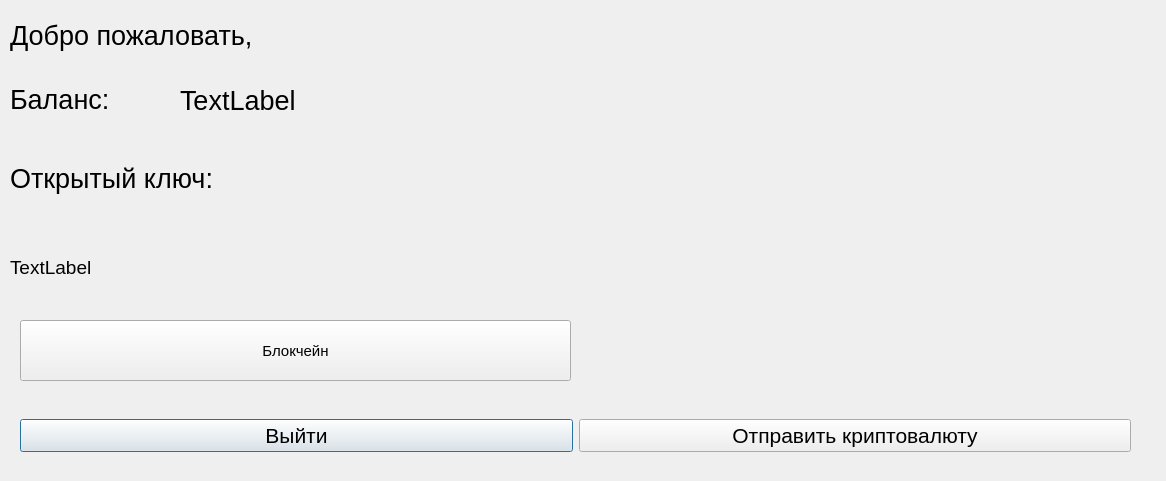
<?xml version="1.0" encoding="UTF-8"?>
<ui version="4.0">
 <class>functional</class>
 <widget class="QDialog" name="functional">
  <property name="geometry">
   <rect>
    <x>0</x>
    <y>0</y>
    <width>1166</width>
    <height>481</height>
   </rect>
  </property>
  <property name="windowTitle">
   <string>Dialog</string>
  </property>
  <widget class="QLabel" name="label">
   <property name="geometry">
    <rect>
     <x>10</x>
     <y>70</y>
     <width>143</width>
     <height>59</height>
    </rect>
   </property>
   <property name="font">
    <font>
     <pointsize>20</pointsize>
    </font>
   </property>
   <property name="text">
    <string>Баланс:</string>
   </property>
  </widget>
  <widget class="QLabel" name="label_3">
   <property name="geometry">
    <rect>
     <x>10</x>
     <y>10</y>
     <width>371</width>
     <height>51</height>
    </rect>
   </property>
   <property name="font">
    <font>
     <pointsize>20</pointsize>
    </font>
   </property>
   <property name="text">
    <string>Добро пожаловать, </string>
   </property>
  </widget>
  <widget class="QLabel" name="log">
   <property name="geometry">
    <rect>
     <x>380</x>
     <y>10</y>
     <width>271</width>
     <height>51</height>
    </rect>
   </property>
   <property name="font">
    <font>
     <pointsize>20</pointsize>
    </font>
   </property>
   <property name="text">
    <string/>
   </property>
  </widget>
  <widget class="QLabel" name="balance">
   <property name="geometry">
    <rect>
     <x>180</x>
     <y>80</y>
     <width>501</width>
     <height>41</height>
    </rect>
   </property>
   <property name="font">
    <font>
     <pointsize>20</pointsize>
    </font>
   </property>
   <property name="text">
    <string>TextLabel</string>
   </property>
  </widget>
  <widget class="QWidget" name="layoutWidget">
   <property name="geometry">
    <rect>
     <x>20</x>
     <y>400</y>
     <width>1111</width>
     <height>71</height>
    </rect>
   </property>
   <layout class="QHBoxLayout" name="horizontalLayout">
    <item>
     <widget class="QPushButton" name="pushButton_2">
      <property name="font">
       <font>
        <pointsize>16</pointsize>
       </font>
      </property>
      <property name="text">
       <string>Выйти</string>
      </property>
     </widget>
    </item>
    <item>
     <widget class="QPushButton" name="pushButton">
      <property name="font">
       <font>
        <pointsize>16</pointsize>
       </font>
      </property>
      <property name="text">
       <string>Отправить криптовалюту</string>
      </property>
     </widget>
    </item>
   </layout>
  </widget>
  <widget class="QPushButton" name="pushButton_3">
   <property name="geometry">
    <rect>
     <x>20</x>
     <y>320</y>
     <width>551</width>
     <height>61</height>
    </rect>
   </property>
   <property name="font">
    <font>
     <pointsize>11</pointsize>
    </font>
   </property>
   <property name="text">
    <string>Блокчейн</string>
   </property>
  </widget>
  <widget class="QWidget" name="">
   <property name="geometry">
    <rect>
     <x>10</x>
     <y>137</y>
     <width>1151</width>
     <height>171</height>
    </rect>
   </property>
   <layout class="QVBoxLayout" name="verticalLayout">
    <item>
     <widget class="QLabel" name="label_2">
      <property name="font">
       <font>
        <pointsize>20</pointsize>
       </font>
      </property>
      <property name="text">
       <string>Открытый ключ:</string>
      </property>
     </widget>
    </item>
    <item>
     <widget class="QLabel" name="pub_key">
      <property name="font">
       <font>
        <pointsize>14</pointsize>
       </font>
      </property>
      <property name="text">
       <string>TextLabel</string>
      </property>
     </widget>
    </item>
   </layout>
  </widget>
 </widget>
 <resources/>
 <connections/>
</ui>
